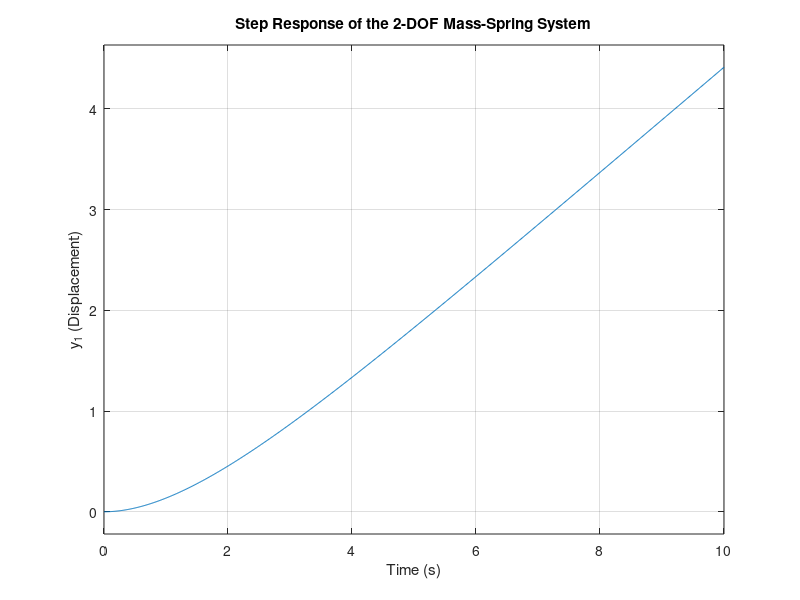
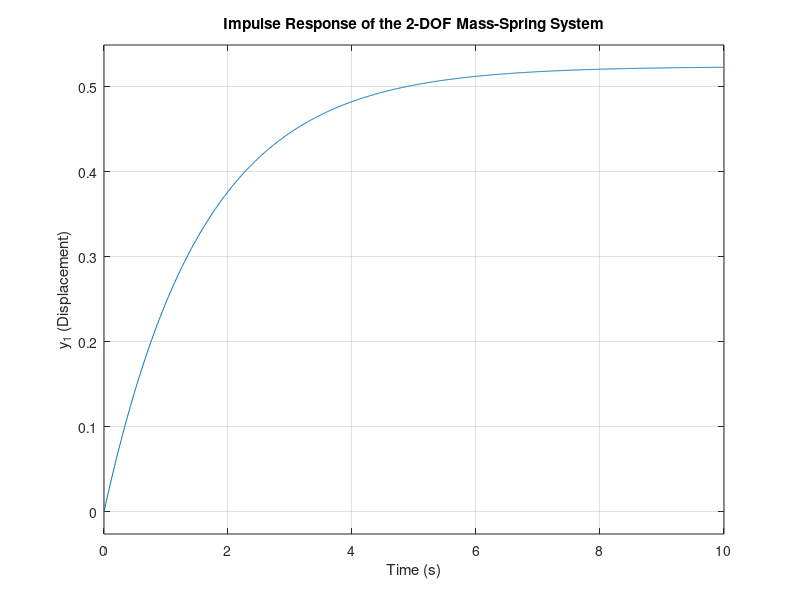
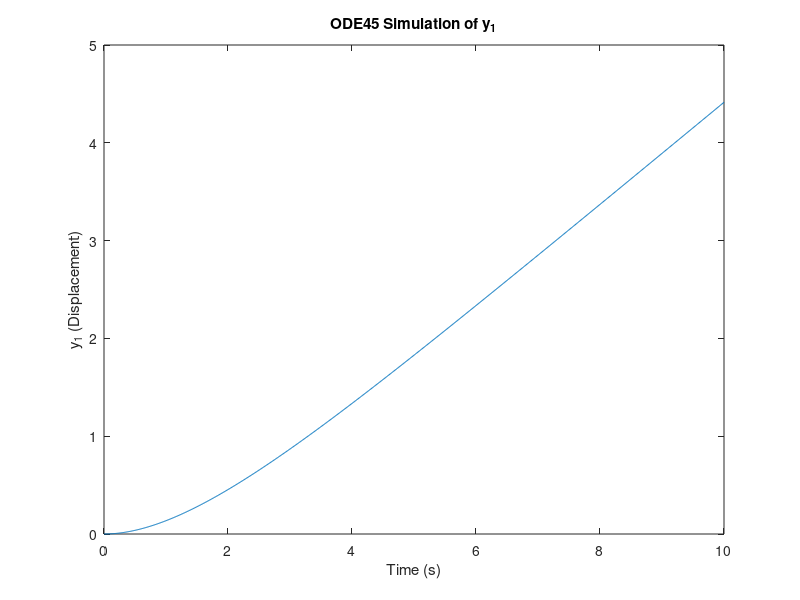

Write the MATLAB code that produced these figures, in order.

K = 0;
M1 = 3;
M2 = 1;
B1 = 1;
B2 = 10;
B3 = 1;


A = [0 1 0 0;
    -K/M1 -(B1+B3)/M1 K/M1 B3/M1;
    0 0 0 1;
    K/M2 B3/M2 -K/M2 -(B2+B3)/M2];

B = [0; 1/M1; 0; 0];  
C = [1 0 0 0];        
D = 0;               



sys = ss(A, B, C, D);

t = 0:0.01:10;


figure;
step(sys, t);
title('Step Response of the 2-DOF Mass-Spring System');
xlabel('Time (s)');
ylabel('y_1 (Displacement)');

% Impulse response
figure;
impulse(sys, t);
title('Impulse Response of the 2-DOF Mass-Spring System');
xlabel('Time (s)');
ylabel('y_1 (Displacement)');

% Numerical simulation using ODE45
% Define the ODE function for the system
odefun = @(t, x) A*x + B*1;  % Unit input (step input)
x0 = [0; 0; 0; 0];  % Initial conditions

% Solve the ODE using ode45
[t_ode, x_ode] = ode45(odefun, t, x0);

% Plot the ODE45 simulation result for y_1
figure;
plot(t_ode, x_ode(:,1));  % y_1 corresponds to the 1st state
xlabel('Time (s)');
ylabel('y_1 (Displacement)');
title('ODE45 Simulation of y_1');
